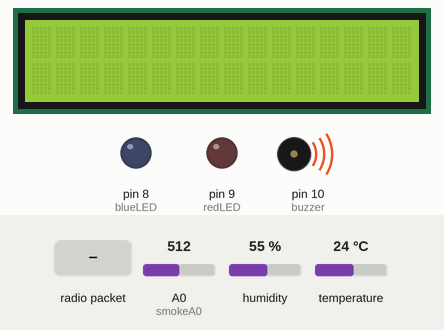
A sketch run on a simulated Arduino Uno, built with avr-gcc and run on an emulated ATmega328P. Parts: 16×2 character LCD, output pins drawn as LEDs (lit = HIGH), buzzer (waves = sounding). Inputs (shaded band) come from the test bench; at power-on: A0 (smokeA0) = 512, humidity 55 %, temperature 24 °C. No radio packets arrive unless stated; what the sketch prints to the serial monitor is not drawn.

Above: at 2.2 s.
2.3 s: radio packet "1" arrives
At 3.08 s:
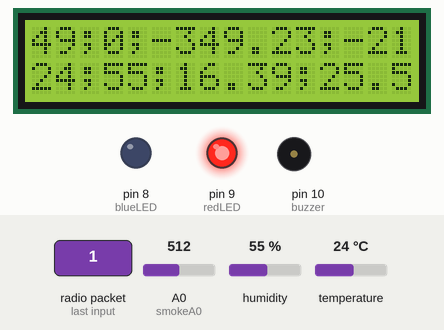
4.7 s: A0 (smokeA0) set to 184
6.2 s: A0 (smokeA0) set to 154
At 6.9 s:
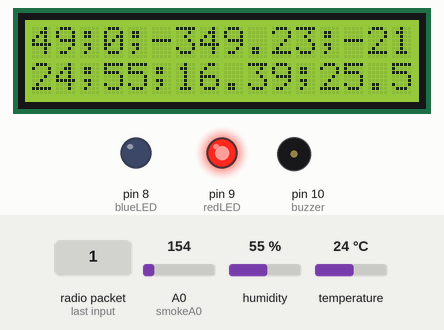
7.7 s: radio packet "0" arrives
At 9.3 s:
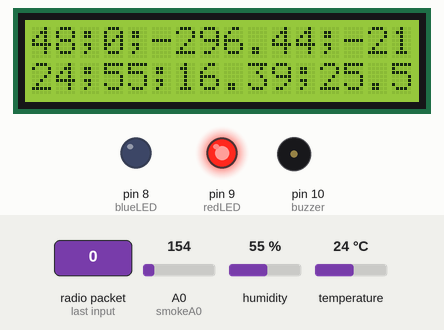
Timing chart, 0 to 10.4 s (numbered marks = the images above; inputs shaded):
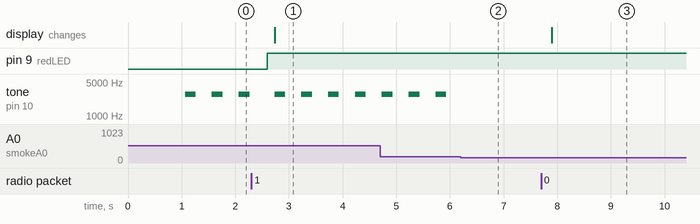

Measured:
- the behaviour switches between 171 and 170 on A0 (smokeA0) (found by bisection; images 1 and 2)
- after the input at 2.3 s, pin 9 (redLED): LOW → HIGH after 0.30 s; the display: changes after 0.43 s (image 1)
- after the input at 6.2 s, tone on pin 10 (buzzer): stops changing and stays silent
- after the input at 7.7 s, the display: changes after 0.20 s (image 3)
- by itself, tone on pin 10 (buzzer): alternates 2800 Hz for 0.20 s and silent for 0.30 s

The sketch:

Thu.ino
```cpp
#include <MQ135.h>
#include <DHT.h>
#include <DHT_U.h>
#include <Wire.h>
#include <LiquidCrystal_I2C.h>
#include <VirtualWire.h>

#define DHTPIN 4
#define DHTTYPE DHT11
DHT dht(DHTPIN, DHTTYPE);

// Địa chỉ I2C của LCD, có thể là 0x27 hoặc 0x3F
LiquidCrystal_I2C lcd(0x27, 16, 2);

const int receive_pin = 12;
const int blueLED = 8;
const int redLED = 9;
const int buzzer = 10;
const int smokeA0 = A0;

char temperatureChar[10];
char humidityChar[10];
char pChar_remote[10];
char tdsChar_remote[10];

char temperatureChar_local[10];
char humidityChar_local[10];
char pChar_local[10];
char tdsChar_local[10];

struct package {
  int temperature = 0;
  int humidity = 0;
};

typedef struct package Package;
Package data;

void setup() {
  Serial.begin(9600);
  dht.begin();

  lcd.init();
  lcd.backlight();
  pinMode(blueLED, OUTPUT);
  pinMode(redLED, OUTPUT);
  pinMode(buzzer, OUTPUT);
  pinMode(smokeA0, INPUT);
  delay(1000);

  // Khởi tạo VirtualWire
  vw_set_rx_pin(receive_pin);
  vw_setup(500);   // Bits per sec
  vw_rx_start();   // Bắt đầu nhận dữ liệu
}

void loop() {
  uint8_t buf[sizeof(data)];
  uint8_t buflen = sizeof(data);

  int smokeValue = analogRead(smokeA0);

  if (smokeValue > 170)
  {
    tone(buzzer,2800, 200);
  }
  else
  {
    noTone(buzzer);
  }
  delay(500);


  if (vw_have_message()) {  // Kiểm tra xem có gói tin nào không
    vw_get_message(buf, &buflen);
    memcpy(&data, &buf, buflen);
    Serial.print("\nRemote: ");
    Serial.print(data.temperature);

    String temperatureString = String(data.temperature);
    temperatureString.toCharArray(temperatureChar, 10);

    String humidityString = String(data.humidity);
    humidityString.toCharArray(humidityChar, 10);

    Serial.print("\n");
    Serial.println(data.humidity);

    // Đọc dữ liệu từ cảm biến DHT11
    int Temperature_local = dht.readTemperature();
    int Humidity_local = dht.readHumidity();

    String temperatureString_local = String(Temperature_local);
    temperatureString_local.toCharArray(temperatureChar_local, 10);
    String humidityString_local = String(Humidity_local);
    humidityString_local.toCharArray(humidityChar_local, 10);

    int RH_remote = data.humidity;
    int T_remote  = data.temperature;

    // Tính toán tham số liên quan
    // Remote
    // Độ ẩm cực đại p
    float p_remote = -3*pow(10,-9)*pow(T_remote,6) + 2*pow(10,-7)*pow(T_remote,5) - 2*pow(10,-6)*pow(T_remote,4)*0.0003*pow(T_remote,3) + 0.0088*pow(T_remote,2) + 0.3421*T_remote + 4.8397;
    // Độ ẩm cực đại AH
    float AH_remote = (p_remote*RH_remote) / 100;
    // Nhiệt độ điểm sương Tds
    float Tds_remote = -2*pow(10,-7) * pow(AH_remote, 6) + 3*10e-5 * pow(AH_remote, 5) - 0.0013 * pow(AH_remote, 4) + 0.0349 * pow(AH_remote, 3) - 0.5701 * pow(AH_remote, 2) + 6.4796 * AH_remote - 21.278;

    //Local
    // Độ ẩm cực đại p
    float p_local = -3*pow(10,-9)*pow(Temperature_local,6) + 2*pow(10,-7)*pow(Temperature_local,5) - 2*pow(10,-6)*pow(Temperature_local,4)*0.0003*pow(Temperature_local,3) + 0.0088*pow(Temperature_local,2) + 0.3421*Temperature_local + 4.8397;
    // Độ ẩm cực đại AH
    float AH_local = (p_local*Humidity_local) / 100;
    // Nhiệt độ điểm sương Tds
    float Tds_local = -2*pow(10,-7) * pow(AH_local, 6) + 3*10e-5 * pow(AH_local, 5) - 0.0013 * pow(AH_local, 4) + 0.0349 * pow(AH_local, 3) - 0.5701 * pow(AH_local, 2) + 6.4796 * AH_local - 21.278;

    // Chuyển đổi dữ liệu sang chuỗi
    String pString_remote = String(p_remote, 2);
    pString_remote.toCharArray(pChar_remote, 10);
    String tdsString_remote = String(Tds_remote, 2);
    tdsString_remote.toCharArray(tdsChar_remote, 10);

    String pString_local = String(p_local, 2);
    pString_local.toCharArray(pChar_local, 10);
    String TdsString_local = String(Tds_local, 2);
    TdsString_local.toCharArray(tdsChar_local, 10);

    // Check the condition to turn on the LEDs
    if (((p_local > p_remote) && (18 <= T_remote && T_remote <= 32) && (T_remote > Temperature_local) && (Tds_remote < Tds_local)) ||
    ((T_remote < Temperature_local) && (Tds_remote > Tds_local))) {
      digitalWrite(blueLED, HIGH); // Turn on blue LED
      digitalWrite(redLED, LOW);    // Turn off red LED
    } else {
      digitalWrite(blueLED, LOW);  // Turn off blue LED
      digitalWrite(redLED, HIGH);   // Turn on red LED
    }

    // Hiển thị S và Tdp local trên Serial Monitor
    Serial.print(" Temp local: ");
    Serial.println(Temperature_local);
    Serial.print(" Humid local: ");
    Serial.println(Humidity_local);

    Serial.print(" p remote : ");
    Serial.println(p_remote);
    Serial.print(" AH remote: ");
    Serial.println(AH_remote);
    Serial.print(" Tds remote: ");
    Serial.println(Tds_remote);

    Serial.print(" p local : ");
    Serial.println(p_local);
    Serial.print(" AH local: ");
    Serial.println(AH_local);
    Serial.print(" Tds local: ");
    Serial.println(Tds_local);

    Serial.print("Smokevalue:");
    Serial.print(smokeValue);

    //Hiển thị lên lcd
    lcd.setCursor(0, 0);
    lcd.print(temperatureChar);
    lcd.print(";");
    lcd.print(humidityChar);
    lcd.print(";");
    lcd.print(pChar_remote);
    lcd.print(";");
    lcd.print(tdsChar_remote);

    lcd.setCursor(0, 1);
    lcd.print(temperatureChar_local);
    lcd.print(";");
    lcd.print(humidityChar_local);
    lcd.print(";");
    lcd.print(pChar_local);
    lcd.print(";");
    lcd.print(tdsChar_local);

  }

}
```
